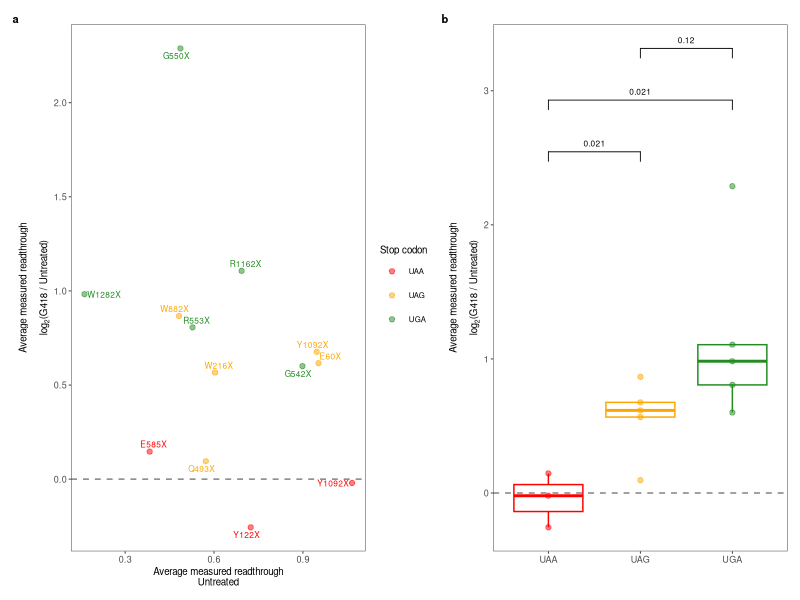

Reproduce this figure in R.
# ----------------------------------------
# Figure 5
# ----------------------------------------

library(dplyr)
library(ggplot2)
library(ggrepel)
library(ggpubr)
library(rstatix)

df <- read.table("../Data/measured_vs_predicted_readthrough.txt", header = TRUE, sep = "\t")
df$G418_treatment <- recode_factor(df$G418_treatment, No = "Untreated", Yes = "G418-treated")
df <- df[which(df$Mutation != "S434X"), ] # Remove S434X because Dual-Luc measurements were compromised by non-readthrough signals

fc <- read.table("../Data/measured_vs_predicted_readthrough_G418-treated_Untreated_foldchange.txt", header = TRUE, sep = "\t")
fc <- fc[which(fc$Mutation != "S434X"), ] # Remove S434X because Dual-Luc measurements were compromised by non-readthrough signals

fc2 <- left_join(fc[, 1:4], df[df$G418_treatment == "Untreated", c("allele_name", "average_measured_rt")], by = "allele_name")
fc2$log2fc <- log2(fc2$foldchange_measured_rt)

# Fold change vs basal readthrough (untreated)
pA <- ggplot(fc2, aes(x = average_measured_rt, y = log2fc)) +
  geom_point(aes(color = stop_codon), alpha = 0.5) +
  geom_text_repel(aes(label = Mutation, color = stop_codon), 
                  size = 6/.pt, show.legend = FALSE, direction = "both",
                  box.padding = 0.1, point.padding = 0.1, max.overlaps = Inf, min.segment.length = 0) + 
  geom_hline(yintercept = 0, linetype = "dashed", color = "grey50") +
  scale_color_manual(name = "Stop codon", values = c("red", "orange", "forestgreen")) + 
  xlab("Average measured readthrough\nUntreated") + 
  ylab(expression(atop("Average measured readthrough", "log"[2]*"(G418 / Untreated)"))) +
  theme_bw(base_size = 7) + 
  theme(panel.grid = element_blank(), strip.background = element_rect(fill = "white"), strip.text = element_text(size = 7),
        axis.text = element_text(size = 6.5), legend.position = "right")

# Fold change vs stop codon
comp <- get_comparisons(fc2, variable = "stop_codon")
stat.test <- fc2 %>% 
  t_test(log2fc~stop_codon, comparisons = comp, p.adjust.method = "BH") %>%
  add_significance() %>% add_xy_position()
pB <- ggplot(fc2, aes(x = stop_codon, y = log2fc, color = stop_codon)) +
  geom_boxplot(outlier.shape = NA) + geom_point(alpha = 0.5) +
  geom_hline(yintercept = 0, linetype = "dashed", color = "grey50") +
  stat_pvalue_manual(data = stat.test, size = 6/.pt, tip.length = 0.02, label = "p.adj") +
  scale_color_manual(name = "Stop codon", values = c("red", "orange", "forestgreen")) + 
  xlab("") + ylab(expression(atop("Average measured readthrough", "log"[2]*"(G418 / Untreated)"))) +
  theme_bw(base_size = 7) + 
  theme(panel.grid = element_blank(), strip.background = element_rect(fill = "white"), strip.text = element_text(size = 7),
        axis.text = element_text(size = 6.5), legend.position = "none")

# Combine panels
library(patchwork)
p <- (pA | pB) + 
  plot_annotation(tag_levels = 'a') &
  theme(plot.tag = element_text(size = 8, face = "bold"), plot.tag.position = "topleft")

# Export plot
library(Cairo)
CairoFonts(
  regular = "Arial:style=Regular",
  bold = "Arial:style=Black",
  italic = "Arial:style=Italic",
  bolditalic = "Arial:style=Black Italic",
  symbol = "Symbol"
)
cairo_pdf(filename = "../Plots/Figure5.pdf", family = "Arial", width = 7, height = 3) 
p
dev.off()
